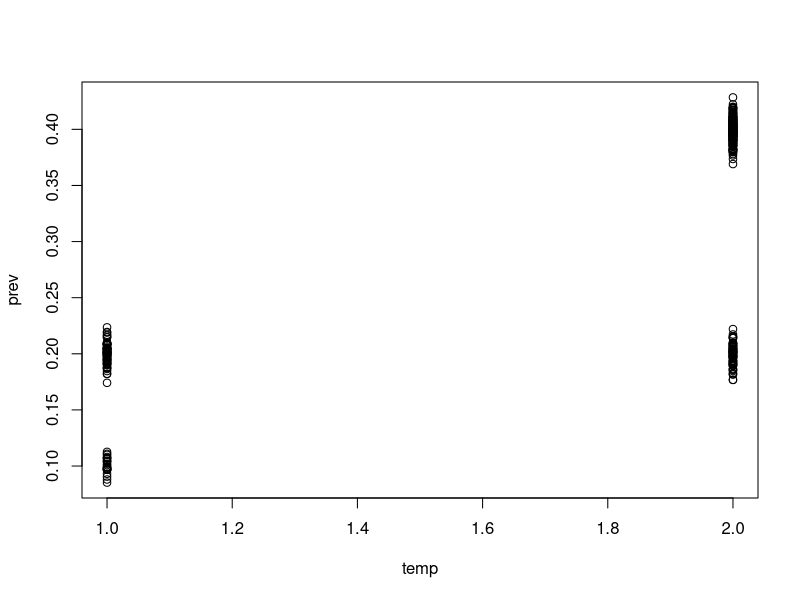
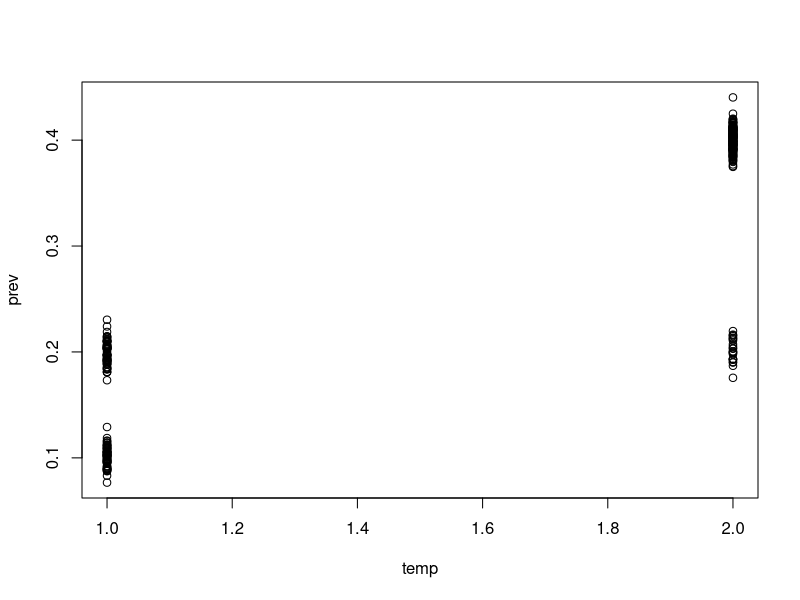

R code for these plots, in order:

# Case 1
# Sampling is biased to towards the present
t <- rep(c(1, rep(2, 3)), each = 100)

# locations (and therefore temperature) are 
#   also sampled with biases, but the bias
#   is independant of time
temp <- rep(c(1, rep(2, 3)), times = 100) 

baseline_prev <- t * 0.1

prev <-  baseline_prev * temp + rnorm(400, 0, 0.01)

# 1 unit increase in temperature increases
#   prevalence by a factor of 2.
#   This is true despite the baseline
#   prevalence that is determined by time.
plot(prev ~ temp)


samples <- rbinom(400, 1000, prev)

d <- data.frame(positive = samples, n = 1000, temp = temp)

m1 <- glm(cbind(samples, n) ~ temp, data = d, family = binomial)
# we recover the factor of 2.
exp(m1$coefficients[2])



# Case 2
# Sampling is still biased to towards the present
t <- rep(c(1, rep(2, 3)), each = 100)

# *However, if sampling in space changes through time*
temp <- c(rep(c(1, 1, 1, 2), each = 25),
          rep(c(1, 2, 2, 2), each = 75))

baseline_prev <- t * 0.1

prev <-  baseline_prev * temp + rnorm(400, 0, 0.01)

# 1 unit increase in temperature increases
#   prevalence by a factor of 2.
#   This is true despite the baseline
#   prevalence that is determined by time.
plot(prev ~ temp)


samples <- rbinom(400, 1000, prev)

d <- data.frame(positive = samples, n = 1000, temp = temp)

m2 <- glm(cbind(samples, n) ~ temp, data = d, family = binomial)

# estimates are now biased.
exp(m2$coefficients[2])


